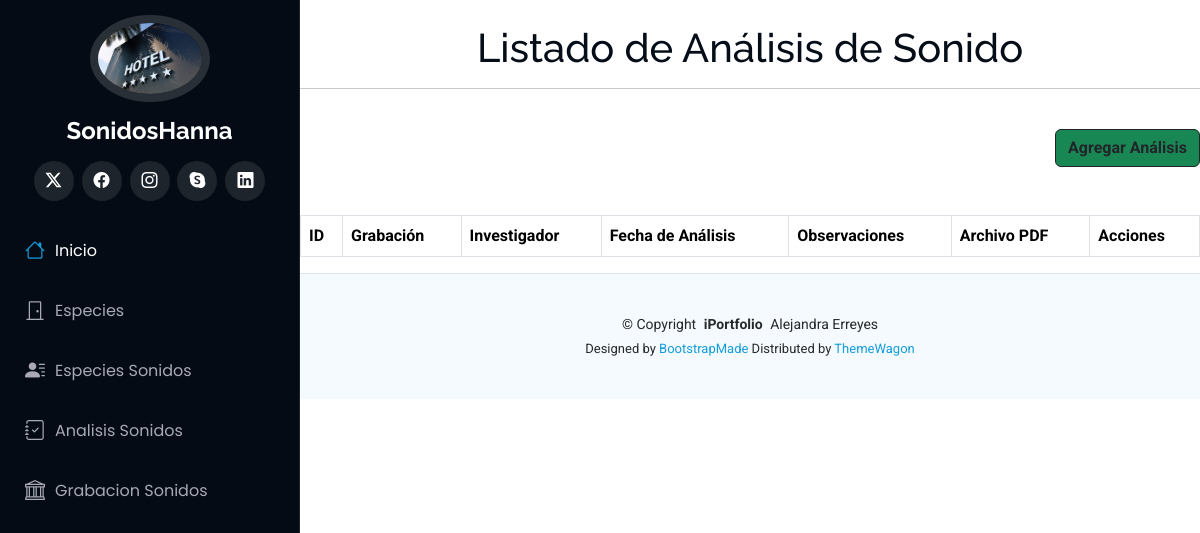
/analisissonido/, run on an earlier commit of the app's database.
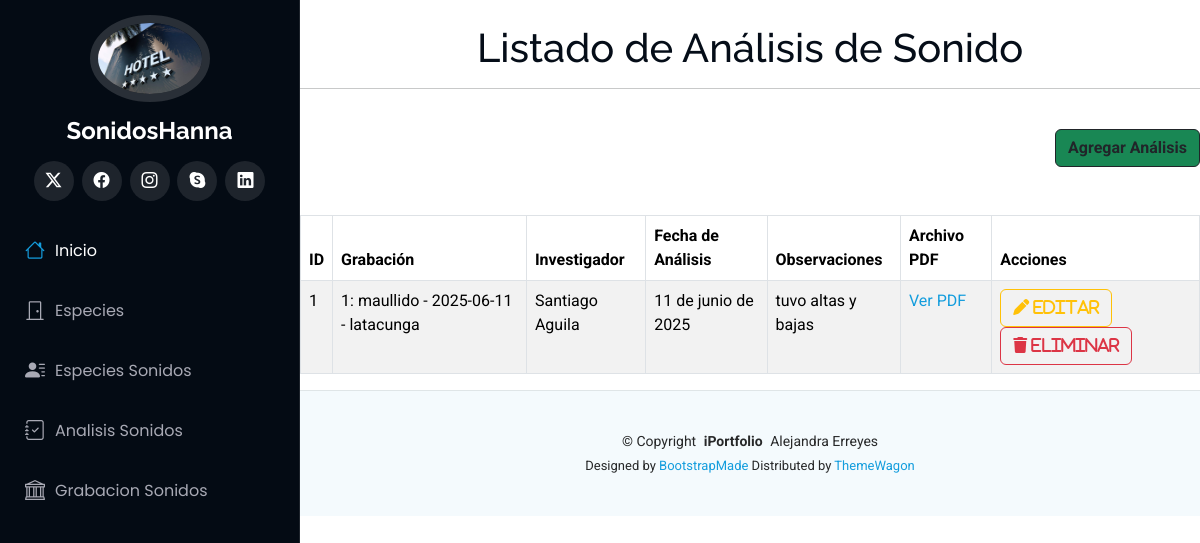
And on a later commit of the database.
### Aplicaciones/AnalisisSonidos/models.py (models this page shows, shortened)
class AnalisisSonido(models.Model):
    id = models.AutoField(primary_key=True)
    grabacion = models.ForeignKey(GrabacionSonido, on_delete=models.CASCADE)
    investigador = models.CharField(max_length=100)
    fecha_analisis = models.DateField()
    observaciones = models.TextField()
    pdf_resultados = models.FileField(upload_to='resultados_pdf/', null=True, blank=True)

### Aplicaciones/GrabacionSonidos/models.py (models this page shows)
class GrabacionSonido(models.Model):
    id = models.AutoField(primary_key=True)
    especie_sonido = models.ForeignKey(EspecieSonido, on_delete=models.CASCADE)
    fecha = models.DateField()
    ubicacion = models.CharField(max_length=100)
    archivo_audio = models.FileField(upload_to='audios/', null=True, blank=True)
    def __str__(self):
        fila = "{0}: {1} - {2} - {3}"
        return fila.format(self.id, self.especie_sonido.tipo_sonido, self.fecha, self.ubicacion)

### Aplicaciones/EspeciesSonidos/models.py (models this page shows, shortened)
class EspecieSonido(models.Model):
    id = models.AutoField(primary_key=True)
    especie = models.ForeignKey(Especie, on_delete=models.CASCADE)
    tipo_sonido = models.CharField(max_length=100)
    descripcion = models.TextField()
    pdf_estudio = models.FileField(upload_to='pdf_estudios/', null=True, blank=True)

### Aplicaciones/AnalisisSonidos/views.py (the view)
# urls.py: path('', views.inicioAnalisisSonido),
def inicioAnalisisSonido(request):
    analisis = AnalisisSonido.objects.all()
    return render(request, "inicioAnalisisSonido.html", {'analisis': analisis})

### Aplicaciones/AnalisisSonidos/templates/inicioAnalisisSonido.html (shortened to what this page needs)
{% extends './plantilla.html' %}
{% block contenido %}
<br>
<h1 style="text-align: center;">Listado de Análisis de Sonido</h1>
<hr>
<br>
<div class="text-end">
    <a href="nuevoAnalisisSonido" class="btn btn-dark bg-success text-dark"><b>Agregar Análisis</b></a>
</div>
<br><br>
<table class="table table-bordered table-striped table-hover">
    <thead class="bg-success">
        <tr>
            <th>ID</th>
            <th>Grabación</th>
            <th>Investigador</th>
            <th>Fecha de Análisis</th>
            <th>Observaciones</th>
            <th>Archivo PDF</th>
            <th>Acciones</th>
        </tr>
    </thead>
    <tbody>
        {% for a in analisis %}
        <tr>
            <td>{{ a.id }}</td>
            <td>{{ a.grabacion }}</td>
            <td>{{ a.investigador }}</td>
            <td>{{ a.fecha_analisis }}</td>
            <td>{{ a.observaciones }}</td>
            <td>
                {% if a.pdf_resultados %}
                <a href="{{ a.pdf_resultados.url }}" target="_blank">Ver PDF</a>
                {% else %}
                Sin archivo
                {% endif %}
            </td>
            <td>
                <a href="editarAnalisisSonido/{{ a.id }}" class="btn btn-outline-warning">
                    <i class="fa fa-pen"> editar</i>
                </a>
                <a href="#" class="btn btn-outline-danger" onclick="confirmarEliminacion('{{ a.id }}')">
                    <i class="fa fa-trash"> eliminar</i>
                </a>
            </td>
        </tr>
        {% endfor %}
    </tbody>
</table>
{% endblock %}

What changed in the data, as far as the page shows it:
added AnalisisSonido: id "1", grabacion "1: maullido - 2025-06-11 - latacunga", investigador "Santiago Aguila", fecha_analisis "11 de junio de 2025", observaciones "tuvo altas y bajas"
